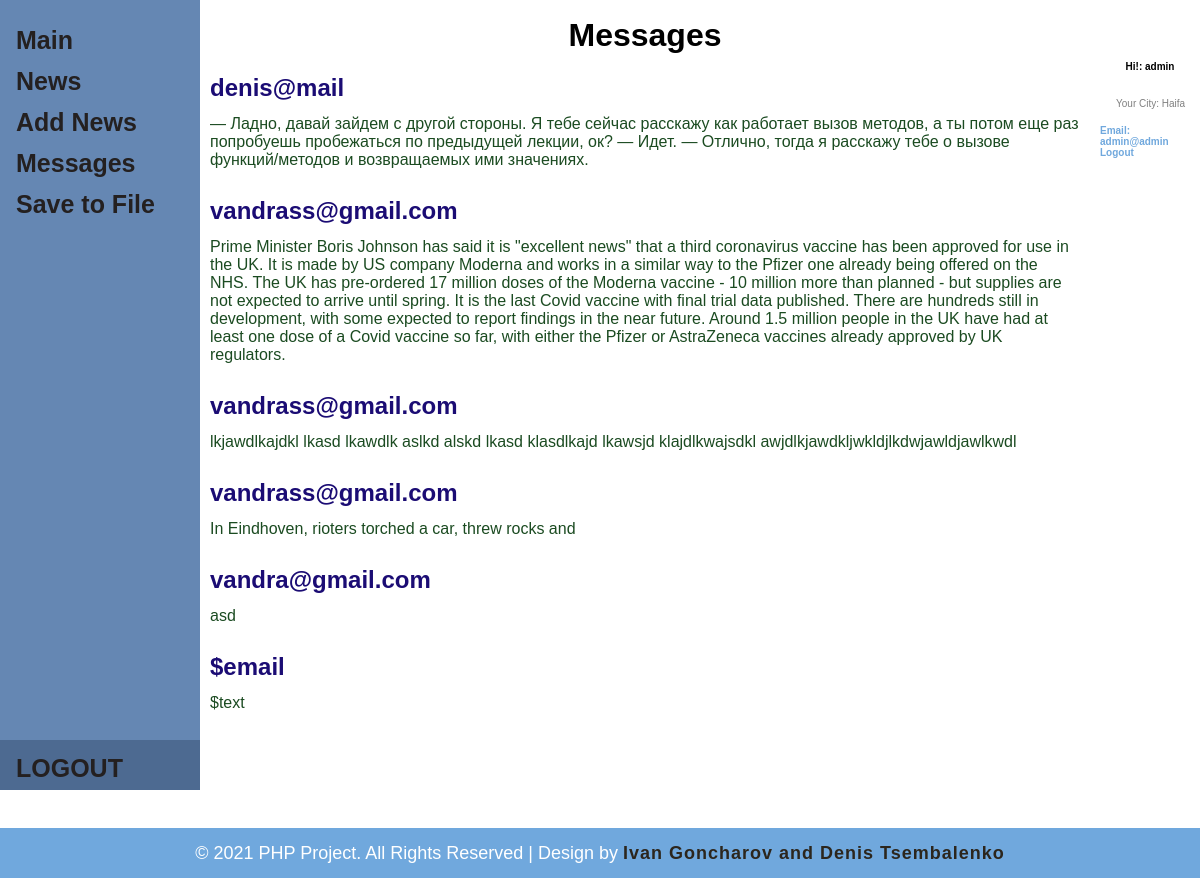
Page /usermessage.php (signed in) on the committed database.
### tables this page shows
CREATE TABLE `request_to_admin` (
  `id` int(11) NOT NULL,
  `email` varchar(100) NOT NULL,
  `request` text NOT NULL
);

### inc/dbClass.php (the view, shortened to what this page needs)
<?php
class dbClass
{
private $host;
private $db;
private $charset;
private $user;
private $pass;
private $opt = array(
    PDO::ATTR_ERRMODE => PDO::ERRMODE_EXCEPTION,
    PDO::ATTR_DEFAULT_FETCH_MODE => PDO::FETCH_ASSOC);
private $connection;
public function __construct(User $userObject=null,string $host= "localhost", string $db = "php project",string $charset = "utf8", string $user = "root", string $pass = "")
    {
        $this->host = $host;
        $this->db = $db;
        $this->charset = $charset;
        $this->user = $user;
        $this->pass = $pass;
    }
private function connect()
    {
        $dns = "mysql:host=$this->host;dbname=$this->db;charset=$this->charset";
        $this->connection = new PDO($dns, $this->user, $this->pass, $this->opt);
    }
public function disconnect()
    {
        $this->connection = null;
    }
public function getMessage(){
    $result=$this->connection->query("SELECT * FROM `request_to_admin` ORDER BY `id` DESC");
        while($row = $result->fetch()){
            echo "<h2>".$row['email']."</h2>".'<br>';
            echo "<p>".$row['request']."</p>".'<br>';
        }
}
}
?>

### usermessage.php (shortened to what this page needs)
<?php
    require_once("inc/dbClass.php");
?>
<!DOCTYPE html>
<html lang="en">
<head>
    <link rel="stylesheet" href="css/style.css">
</head>
<body>
    <?php require_once("helphtml/sidebar.php"); ?>
    <div id="news">
    <h1>Messages</h1>
    <?php
        $message = new dbClass();
        $message->getMessage();
    ?>
    </div>
    <?php require_once("helphtml/card.php"); ?>
    <?php require_once("helphtml/footer.php"); ?>
</body>
</html>

### helphtml/sidebar.php (shortened to what this page needs)
  <div class="sidenav">
  <a href="profile.php">Main</a>
  <a href="news.php">News</a>
  <a href="addnews.php">Add News</a>
  <?php
  if($_SESSION['user']['login'] == 'admin'){
    echo "<a href='usermessage.php'>Messages</a>";
    echo "<a href='report.php'>Save to File</a>";
  }
  ?>
  <div class="sidebar-a"><a  href="inc/logout.php">LOGOUT</a></div>
</div>

### helphtml/card.php
<div id="side-card">
    <img src = "<?=$_SESSION['user']['avatar']?>" width="200" alt="" class="avatar">
  <h1>Hi!: <?= $_SESSION['user']['name']?></h1>
  <p class="title" >Your City: <?= $_SESSION['user']['city_name']?></p>
  <a href='https://mail.google.com/'>Email: <?= $_SESSION['user']['email']?></a>
  <a href="inc/logout.php">Logout</a>
</div>

### helphtml/footer.php
<footer >
         <div class="foot-class">
            <p>
               © 2021 PHP Project. All Rights Reserved | Design by <a href="contact_form.php" target="_blank">Ivan Goncharov and Denis Tsembalenko</a>
            </p>
         </div>
    </footer>

### css/style.css (style rules this page uses)
* { margin: 0; padding:0; box-sizing: border-box; }
html { position: relative; min-height: 100%; }
body { height: 80vh; display: flex; align-items: center; justify-content: center; font-family: Arial, Helvetica, sans-serif; margin-bottom: 60px; }
h1 { text-align: center; margin-bottom: 15px; padding: 5px; font-family: Arial, Helvetica, sans-serif; }
a { color: #70a8dd; font-weight: bold; text-decoration: none; }
p { margin: 10px 0; }
.avatar { display: block; margin: 0 auto; }
footer { background:#70a8dd; position: absolute; left: 0; bottom: 0; width: 100%; height: 50px; }
.foot-class p { text-align: center; padding: 5px 10px; font-size:18px; color:#fff; }
.foot-class p a { font-size: 18px; color:rgb(44, 38, 29); letter-spacing: 1px; transition: .4s; }
.title { color: grey; font-size: 18px; }
.sidenav { height: 90%; width: 200px; position: fixed; z-index: 1; top: 0; left: 0; background-color: rgb(101, 135, 179); overflow-x: hidden; padding-top: 20px; }
.sidenav a { padding: 6px 8px 6px 16px; text-decoration: none; font-size: 25px; color: #242020; display: block; }
.sidebar-a { position:absolute; padding: 8px 0; bottom:0; width:100%; height:50px; background:rgb(77, 106, 145); font-size:40px; color:white; }
#news { height: 100vh; overflow: auto; margin-left: 210px; margin-right: 120px; margin-bottom: 100px; }
#news h1 { margin-top: 150px; }
#news h2 { margin-bottom: -15px; color: #1b0c74; }
#news p { color: #1b4b21; }
#side-card { height:70%; width: 100px; position: absolute; right: 0; font-size: 5px; }
#side-card p { padding: 6px 8px 6px 16px; font-size: 10px; }
#side-card a { font-size: 10px; }
#side-card img { padding: 6px 8px 6px 16px; width: 100px; }

### rows in the picture
request_to_admin: email "denis@mail", request "— Ладно, давай зайдем с другой стороны. Я тебе сейчас расскажу как работает вызов методов, а ты потом еще раз попробуешь пробежаться по предыдущей лекции, ок? — Идет. — Отлично, тогда я расскажу тебе о вызове функций/методов и возвращаемых ими значениях."
request_to_admin: email "vandrass@gmail.com", request "Prime Minister Boris Johnson has said it is \"excellent news\" that a third coronavirus vaccine has been approved for use in the UK. It is made by US company Moderna and works in a similar way to the Pfizer one already being offered on the NHS. The UK has pre-ordered 17 million doses of the Moderna vaccine - 10 million more than planned - but supplies are not expected to arrive until spring. It is the last Covid vaccine with final trial data published. There are hundreds still in development, with some expected to report findings in the near future. Around 1.5 million people in the UK have had at least one dose of a Covid vaccine so far, with either the Pfizer or AstraZeneca vaccines already…"
request_to_admin: email "vandrass@gmail.com", request "lkjawdlkajdkl lkasd lkawdlk aslkd alskd lkasd klasdlkajd lkawsjd klajdlkwajsdkl awjdlkjawdkljwkldjlkdwjawldjawlkwdl"
request_to_admin: email "vandrass@gmail.com", request "In Eindhoven, rioters torched a car, threw rocks and"
request_to_admin: email "vandra@gmail.com", request "asd"
request_to_admin: email "$email", request "$text"

### other values in the picture
$_SESSION['user']['name'] "admin"
$_SESSION['user']['city_name'] "Haifa"
$_SESSION['user']['email'] "admin@admin"
